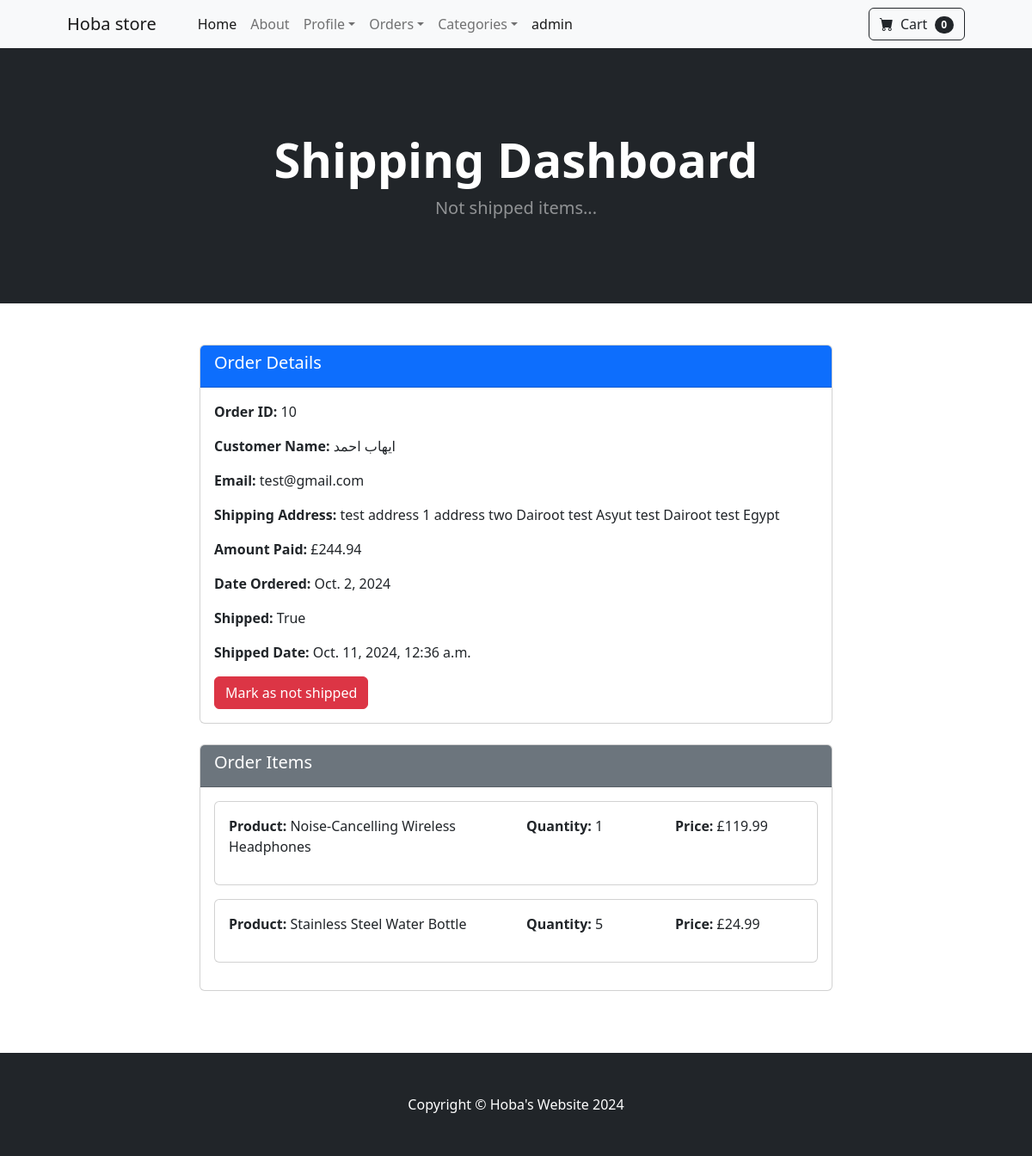
The app's page /payment/orders/10 (signed in) with its own data.
### payment/models.py (models this page shows, shortened)
class Order(models.Model):
    user = models.ForeignKey(User, on_delete=models.CASCADE, blank=True, null=True)
    full_name = models.CharField(max_length=260)
    email = models.EmailField(max_length=260)
    shipping_address = models.TextField(max_length=15000)
    amount_paid = models.DecimalField(max_digits=15, decimal_places=2)
    date_ordered = models.DateField(auto_now_add=True)
    shipped = models.BooleanField(default=False)
    shipped_date = models.DateTimeField(blank=True, null=True)

class OrderItem(models.Model):
    order = models.ForeignKey(Order, on_delete=models.CASCADE, null=True)
    product = models.ForeignKey(Product, on_delete=models.CASCADE, null=True)
    user = models.ForeignKey(User, on_delete=models.CASCADE, blank=True, null=True)
    quantity = models.PositiveBigIntegerField(default=1)
    price = models.DecimalField(max_digits=15, decimal_places=2)

### store/models.py (models this page shows, shortened)
class Product(models.Model):
    product_name = models.CharField(max_length=50)
    price = models.DecimalField(default=0,decimal_places=2 ,max_digits=10)
    category = models.ForeignKey(Category, on_delete=models.CASCADE, default=1)
    description = models.TextField(max_length=500, default='', null=True)
    image = models.ImageField(upload_to='Products/imgs/%y/%m/%d/')
    is_sale = models.BooleanField(default=False)
    sale_price = models.DecimalField(default=0,decimal_places=2 ,max_digits=10)

### payment/views.py (the view, shortened to what this page needs)
# urls.py: path('orders/<int:pk>', views.orders, name='orders'),
def orders(request, pk):
    if request.user.is_authenticated and request.user.is_superuser:
        order = Order.objects.get(id=pk)
        items = OrderItem.objects.filter(order=pk)
        return render(request, "orders.html", {'order': order, 'items': items})
    else:
        messages.error(request, 'Access Denied')
        return redirect('home')

### cart/cart.py (called while the page is built)
    def __len__(self):
        return len(self.cart)

### cart/context_processors.py (called while the page is built)
def cart(request):
    return {'cart': Cart(request)}

### payment/templates/orders.html (shortened to what this page needs)
{% extends "base.html" %}
{% block content %}
<header class="bg-dark py-5 mb-5">
    <div class="container px-4 px-lg-5 my-5">
        <div class="text-center text-white">
            <h1 class="display-4 fw-bolder">Shipping Dashboard</h1>
            <p class="lead fw-normal text-white-50 mb-0">Not shipped items...</p>
        </div>
    </div>
</header>
<div class="container">
    <div class="row justify-content-center">
        <div class="col-lg-8">
            <div class="card mb-4">
                <div class="card-header bg-primary text-white">
                    <h5 class="card-title">Order Details</h5>
                </div>
                <div class="card-body">
                    <p><strong>Order ID:</strong> {{ order.id }}</p>
                    <p><strong>Customer Name:</strong> {{ order.full_name }}</p>
                    <p><strong>Email:</strong> {{ order.email }}</p>
                    <p><strong>Shipping Address:</strong> {{ order.shipping_address }}</p>
                    <p><strong>Amount Paid:</strong> £{{ order.amount_paid }}</p>
                    <p><strong>Date Ordered:</strong> {{ order.date_ordered }}</p>
                    <p><strong>Shipped:</strong> {{ order.shipped }}</p>
                    {% if order.shipped %}
                    <p><strong>Shipped Date:</strong> {{ order.shipped_date }}</p>
                    <form method ='POST'>
                        <button type='submit' class='btn btn-danger'> Mark as not shipped</button>
                    </form>
                    {% else %}
                    <form method='POST'>
                        {% csrf_token %}
                        <input type='hidden' name='shipping_status' value='true'>
                        <button type='submit' class='btn btn-primary'>Mark as shipped</button>
                    </form>
                    {% endif %}
                </div>
            </div>
            <div class="card mb-4">
                <div class="card-header bg-secondary text-white">
                    <h5 class="card-title">Order Items</h5>
                </div>
                <div class="card-body">
                    {% for item in items %}
                    <div class="card mb-3">
                        <div class="card-body">
                            <div class="row">
                                <div class="col-md-6">
                                    <p><strong>Product:</strong> {{ item.product.product_name }}</p>
                                </div>
                                <div class="col-md-3">
                                    <p><strong>Quantity:</strong> {{ item.quantity }}</p>
                                </div>
                                <div class="col-md-3 text-right">
                                    <p><strong>Price:</strong> £{{ item.price }}</p>
                                </div>
                            </div>
                        </div>
                    </div>
                    {% endfor %}
                </div>
            </div>
        </div>
    </div>
</div>
{% endblock content %}

### store/templates/nav.html (shortened to what this page needs)
<nav class="navbar navbar-expand-lg navbar-light bg-light">
    <div class="container px-4 px-lg-5">
        <a class="navbar-brand" href="#!">Hoba store</a>
        <div class="collapse navbar-collapse" id="navbarSupportedContent">
            <ul class="navbar-nav me-auto mb-2 mb-lg-0 ms-lg-4">
                <li class="nav-item"><a class="nav-link active" aria-current="page" href="{% url 'home' %}">Home</a></li>
                <li class="nav-item"><a class="nav-link" href="{% url 'about' %}">About</a></li>
                {% if user.is_authenticated %}
                <li class="nav-item dropdown">
                    <a class="nav-link dropdown-toggle" id="navbarDropdown" href="#" role="button" data-bs-toggle="dropdown" aria-expanded="false">Profile</a>
                </li>
                {% if user.is_superuser %}
                <li class="nav-item dropdown">
                    <a class="nav-link dropdown-toggle" id="navbarDropdown" href="#" role="button" data-bs-toggle="dropdown" aria-expanded="false">Orders</a>
                </li>
                {% endif %}
                {% else %}
                <li class="nav-item"><a class="nav-link" href="{% url 'login' %}">Log in</a></li>
                {% endif %}
                <li class="nav-item dropdown">
                    <a class="nav-link dropdown-toggle" id="navbarDropdown" href="#" role="button" data-bs-toggle="dropdown" aria-expanded="false">Categories</a>
                </li>
                <li class = 'active nav-link'>{{user.username}}</li>
            </ul>
            <form class="d-flex">
                <a href="{% url 'cart_summary' %}" class="btn btn-outline-dark" >
                    <i class="bi-cart-fill me-1"></i>
                    Cart
                    <span class="badge bg-dark text-white ms-1 rounded-pill" id="cart_quantity"> {{cart|length}} </span>
                </a>
            </form>
        </div>
    </div>
</nav>

### records on screen
Order: id "10", full_name "ايهاب احمد", email "test@gmail.com", shipping_address "test address 1 address two Dairoot test Asyut test Dairoot test Egypt", amount_paid "244.94", date_ordered "Oct. 2, 2024", shipped "True", shipped_date "Oct. 11, 2024, 12:36 a.m."
OrderItem: product.product_name "Noise-Cancelling Wireless Headphones", quantity "1", price "119.99"
OrderItem: product.product_name "Stainless Steel Water Bottle", quantity "5", price "24.99"

### other values on screen
{{ user.username }} "admin"
{{ cart|length }} "0"
